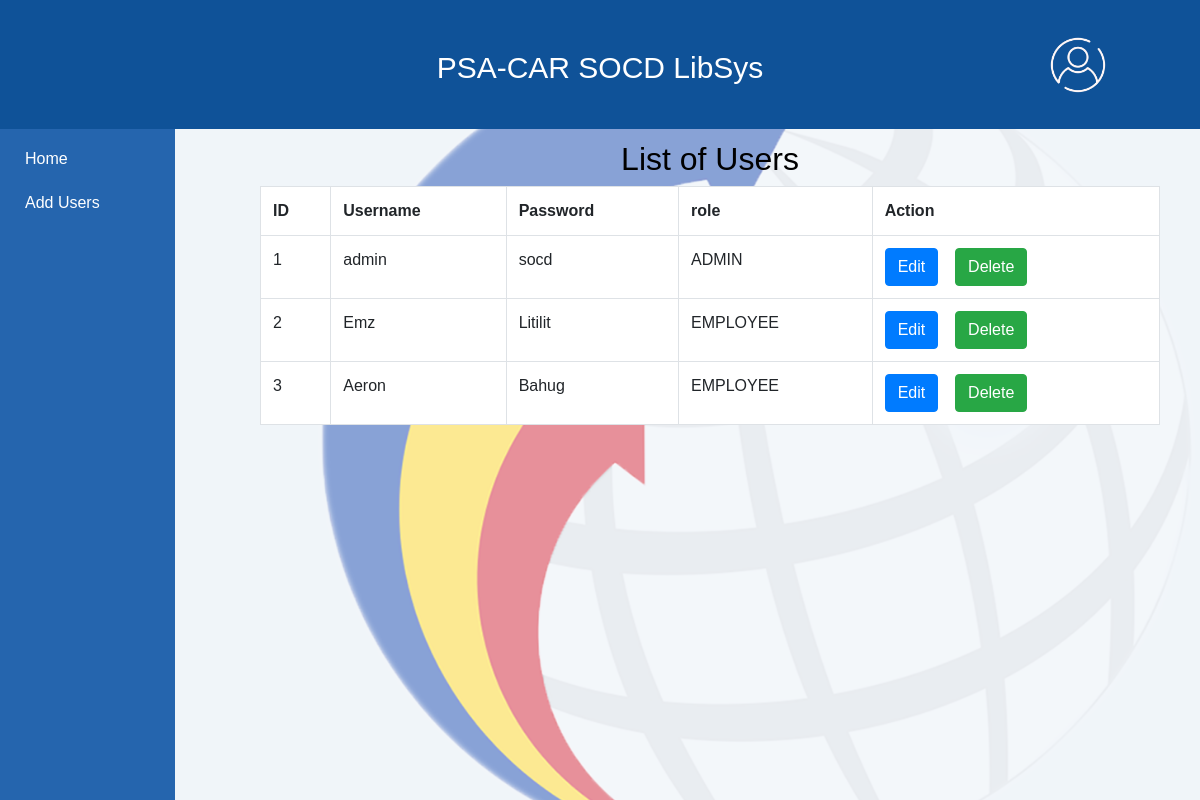
/manage_users.php (signed in), run on an earlier commit of the app's database.
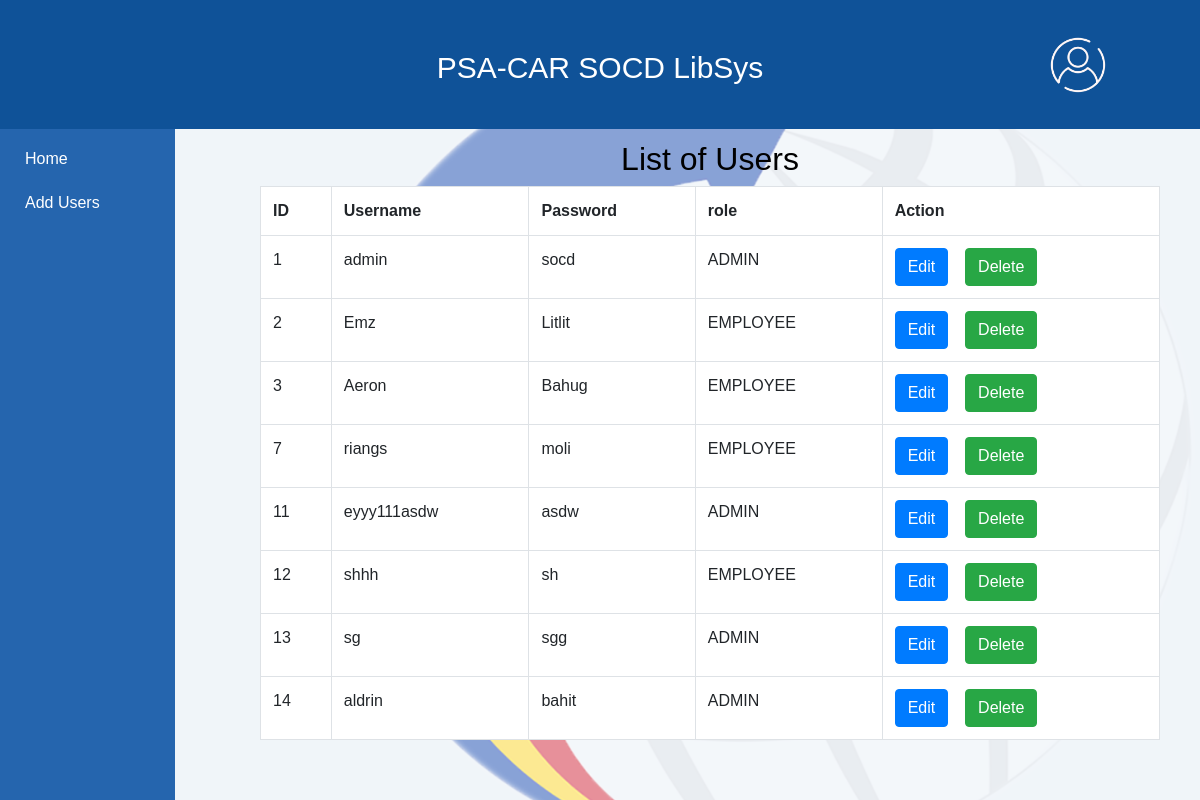
And on a later commit of the database.
### tables this page shows
CREATE TABLE `users` (
  `user_id` int(11) NOT NULL,
  `username` varchar(50) NOT NULL,
  `password` varchar(255) NOT NULL,
  `role` enum('ADMIN','EMPLOYEE') NOT NULL
);

### manage_users.php (the view, shortened to what this page needs)
<?php
$host = "localhost";
$db_username = "root";
$db_password = "";
$database = "file_inventory";
$conn = new mysqli($host, $db_username, $db_password, $database);
?>
<!DOCTYPE html>
<html lang="en">
<head>
    <link rel="stylesheet" href="https://maxcdn.bootstrapcdn.com/bootstrap/4.5.2/css/bootstrap.min.css">
    <link rel="stylesheet" href="css/manage_users.css">
</head>
<body>
<div id="background-container"></div>
<div id="topbar">
    <h2>PSA-CAR SOCD LibSys</h2>
    <div class="dropdown">
        <img src="ICON-4.png" alt="Dropdown Icon" width="68" height="68">
    </div>
</div>
<div id="sidebar">
    <div id="sidebar-content">
        <ul style="margin-top: 50px;">
            <li><a href="admin_dashboard.php" class="sidebar-link">Home</a></li>
            <li> <a href="add_users.php" class="sidebar-link">Add Users</a></li>
        </ul>
    </div>
</div>
<div id="content">
    <h2>List of Users</h2>
        <?php
        $res = mysqli_query($conn, "SELECT * FROM `users`");
        echo "<table class='table table-bordered table-hover'>";
        echo "<tr style='background-color: white;'>";
        echo "<th>ID</th>";
        echo "<th>Username</th>";
        echo "<th>Password</th>";
        echo "<th>role</th>";
        echo "<th>Action</th>";
        echo "</tr>";
        while ($row = mysqli_fetch_assoc($res)) {
            echo "<tr style='background-color: white;'>";
            echo "<td>" . $row['user_id'] . "</td>";
            echo "<td>" . $row['username'] . "</td>";
            echo "<td>" . $row['password'] . "</td>";
            echo "<td>" . $row['role'] . "</td>";
            echo "<td>";
            echo "<a href='edit_users.php?id=" . $row['user_id'] . "' class='btn btn-primary mr-2'>Edit</a>";
            echo "<span class='separator'>&nbsp;&nbsp;</span>";
            echo "<a href='delete_users.php?id=" . $row['user_id'] . "' class='btn btn-success'>Delete</a>";
            echo "</td>";
            echo "</tr>";
        }
        echo "</table>";
        ?>
    </div>
</body>
</html>

What changed in the data, as far as the page shows it:
changed users "Emz": password "Litilit" → "Litlit"
added users: user_id "7", username "riangs", password "moli", role "EMPLOYEE"
added users: user_id "11", username "eyyy111asdw", password "asdw", role "ADMIN"
added users: user_id "12", username "shhh", password "sh", role "EMPLOYEE"
added users: user_id "13", username "sg", password "sgg", role "ADMIN"
added users: user_id "14", username "aldrin", password "bahit", role "ADMIN"
